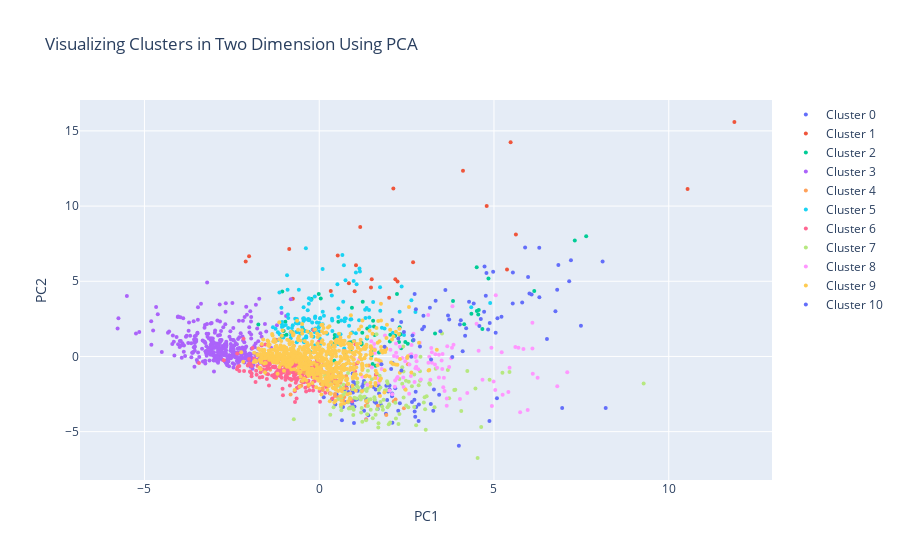

The cell this chart's notebook holds for it:
### Code cell
data = []
clusters = [cluster0, cluster1, cluster2, cluster3, cluster4, cluster5, cluster6, cluster7, cluster8, cluster9, cluster10]
colors = [1, 2, 3, 4, 5, 6, 7, 8, 9, 10, 11]

for i, cluster in enumerate(clusters):
    trace = go.Scatter(
        x = cluster["PC1_2d"],
        y = cluster["PC2_2d"],
        mode = "markers",
        name = "Cluster " + str(i),
        marker = dict(color = colors[i], size =4),
        text = None
    )
    data.append(trace)

title = "Visualizing Clusters in Two Dimension Using PCA"

layout = dict(title = title,
              xaxis= dict(title= 'PC1',ticklen= 5,zeroline= False),
              yaxis= dict(title= 'PC2',ticklen= 5,zeroline= False)
             )

fig = dict(data = data, layout = layout)

iplot(fig)
